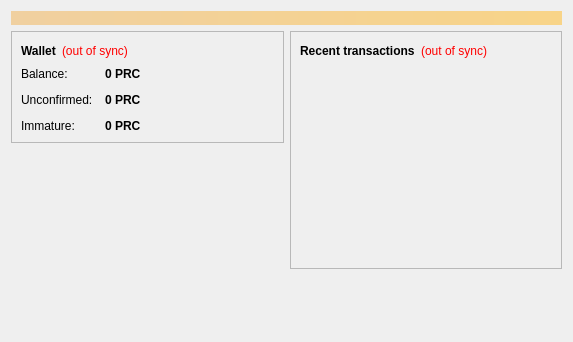
<?xml version="1.0" encoding="UTF-8"?>
<ui version="4.0">
 <class>OverviewPage</class>
 <widget class="QWidget" name="OverviewPage">
  <property name="geometry">
   <rect>
    <x>0</x>
    <y>0</y>
    <width>573</width>
    <height>342</height>
   </rect>
  </property>
  <property name="windowTitle">
   <string>Form</string>
  </property>
  <layout class="QVBoxLayout" name="topLayout">
   <item>
    <widget class="QLabel" name="labelAlerts">
     <property name="visible">
      <bool>false</bool>
     </property>
     <property name="styleSheet">
      <string notr="true">background-color: qlineargradient(x1: 0, y1: 0, x2: 1, y2: 0, stop:0 #F0D0A0, stop:1 #F8D488); color:#000000;</string>
     </property>
     <property name="wordWrap">
      <bool>true</bool>
     </property>
     <property name="margin">
      <number>3</number>
     </property>
    </widget>
   </item>
   <item>
    <layout class="QHBoxLayout" name="horizontalLayout" stretch="1,1">
     <item>
      <layout class="QVBoxLayout" name="verticalLayout_2">
       <item>
        <widget class="QFrame" name="frame">
         <property name="frameShape">
          <enum>QFrame::StyledPanel</enum>
         </property>
         <property name="frameShadow">
          <enum>QFrame::Raised</enum>
         </property>
         <layout class="QVBoxLayout" name="verticalLayout_4">
          <item>
           <layout class="QHBoxLayout" name="horizontalLayout_4">
            <item>
             <widget class="QLabel" name="label_5">
              <property name="font">
               <font>
                <weight>75</weight>
                <bold>true</bold>
               </font>
              </property>
              <property name="text">
               <string>Wallet</string>
              </property>
             </widget>
            </item>
            <item>
             <widget class="QLabel" name="labelWalletStatus">
              <property name="toolTip">
               <string>The displayed information may be out of date. Your wallet automatically synchronizes with the Parrotcoin network after a connection is established, but this process has not completed yet.</string>
              </property>
              <property name="styleSheet">
               <string notr="true">QLabel { color: red; }</string>
              </property>
              <property name="text">
               <string notr="true">(out of sync)</string>
              </property>
              <property name="alignment">
               <set>Qt::AlignLeading|Qt::AlignLeft|Qt::AlignVCenter</set>
              </property>
             </widget>
            </item>
            <item>
             <spacer name="horizontalSpacer_2">
              <property name="orientation">
               <enum>Qt::Horizontal</enum>
              </property>
              <property name="sizeHint" stdset="0">
               <size>
                <width>40</width>
                <height>20</height>
               </size>
              </property>
             </spacer>
            </item>
           </layout>
          </item>
          <item>
           <layout class="QFormLayout" name="formLayout_2">
            <property name="fieldGrowthPolicy">
             <enum>QFormLayout::AllNonFixedFieldsGrow</enum>
            </property>
            <property name="horizontalSpacing">
             <number>12</number>
            </property>
            <property name="verticalSpacing">
             <number>12</number>
            </property>
            <item row="0" column="0">
             <widget class="QLabel" name="label">
              <property name="text">
               <string>Balance:</string>
              </property>
             </widget>
            </item>
            <item row="0" column="1">
             <widget class="QLabel" name="labelBalance">
              <property name="font">
               <font>
                <weight>75</weight>
                <bold>true</bold>
               </font>
              </property>
              <property name="cursor">
               <cursorShape>IBeamCursor</cursorShape>
              </property>
              <property name="toolTip">
               <string>Your current balance</string>
              </property>
              <property name="text">
               <string notr="true">0 PRC</string>
              </property>
              <property name="textInteractionFlags">
               <set>Qt::LinksAccessibleByMouse|Qt::TextSelectableByKeyboard|Qt::TextSelectableByMouse</set>
              </property>
             </widget>
            </item>
            <item row="1" column="0">
             <widget class="QLabel" name="label_3">
              <property name="text">
               <string>Unconfirmed:</string>
              </property>
             </widget>
            </item>
            <item row="1" column="1">
             <widget class="QLabel" name="labelUnconfirmed">
              <property name="font">
               <font>
                <weight>75</weight>
                <bold>true</bold>
               </font>
              </property>
              <property name="cursor">
               <cursorShape>IBeamCursor</cursorShape>
              </property>
              <property name="toolTip">
               <string>Total of transactions that have yet to be confirmed, and do not yet count toward the current balance</string>
              </property>
              <property name="text">
               <string notr="true">0 PRC</string>
              </property>
              <property name="textInteractionFlags">
               <set>Qt::LinksAccessibleByMouse|Qt::TextSelectableByKeyboard|Qt::TextSelectableByMouse</set>
              </property>
             </widget>
            </item>
            <item row="2" column="0">
             <widget class="QLabel" name="labelImmatureText">
              <property name="text">
               <string>Immature:</string>
              </property>
             </widget>
            </item>
            <item row="2" column="1">
             <widget class="QLabel" name="labelImmature">
              <property name="font">
               <font>
                <weight>75</weight>
                <bold>true</bold>
               </font>
              </property>
              <property name="toolTip">
               <string>Mined balance that has not yet matured</string>
              </property>
              <property name="text">
               <string notr="true">0 PRC</string>
              </property>
              <property name="textInteractionFlags">
               <set>Qt::LinksAccessibleByMouse|Qt::TextSelectableByKeyboard|Qt::TextSelectableByMouse</set>
              </property>
             </widget>
            </item>
           </layout>
          </item>
         </layout>
        </widget>
       </item>
       <item>
        <spacer name="verticalSpacer">
         <property name="orientation">
          <enum>Qt::Vertical</enum>
         </property>
         <property name="sizeHint" stdset="0">
          <size>
           <width>20</width>
           <height>40</height>
          </size>
         </property>
        </spacer>
       </item>
      </layout>
     </item>
     <item>
      <layout class="QVBoxLayout" name="verticalLayout_3">
       <item>
        <widget class="QFrame" name="frame_2">
         <property name="frameShape">
          <enum>QFrame::StyledPanel</enum>
         </property>
         <property name="frameShadow">
          <enum>QFrame::Raised</enum>
         </property>
         <layout class="QVBoxLayout" name="verticalLayout">
          <item>
           <layout class="QHBoxLayout" name="horizontalLayout_2">
            <item>
             <widget class="QLabel" name="label_4">
              <property name="text">
               <string>&lt;b&gt;Recent transactions&lt;/b&gt;</string>
              </property>
             </widget>
            </item>
            <item>
             <widget class="QLabel" name="labelTransactionsStatus">
              <property name="toolTip">
               <string>The displayed information may be out of date. Your wallet automatically synchronizes with the Parrotcoin network after a connection is established, but this process has not completed yet.</string>
              </property>
              <property name="styleSheet">
               <string notr="true">QLabel { color: red; }</string>
              </property>
              <property name="text">
               <string notr="true">(out of sync)</string>
              </property>
              <property name="alignment">
               <set>Qt::AlignRight|Qt::AlignTrailing|Qt::AlignVCenter</set>
              </property>
             </widget>
            </item>
            <item>
             <spacer name="horizontalSpacer">
              <property name="orientation">
               <enum>Qt::Horizontal</enum>
              </property>
              <property name="sizeHint" stdset="0">
               <size>
                <width>40</width>
                <height>20</height>
               </size>
              </property>
             </spacer>
            </item>
           </layout>
          </item>
          <item>
           <widget class="QListView" name="listTransactions">
            <property name="styleSheet">
             <string notr="true">QListView { background: transparent; }</string>
            </property>
            <property name="frameShape">
             <enum>QFrame::NoFrame</enum>
            </property>
            <property name="verticalScrollBarPolicy">
             <enum>Qt::ScrollBarAlwaysOff</enum>
            </property>
            <property name="horizontalScrollBarPolicy">
             <enum>Qt::ScrollBarAlwaysOff</enum>
            </property>
            <property name="selectionMode">
             <enum>QAbstractItemView::NoSelection</enum>
            </property>
           </widget>
          </item>
         </layout>
        </widget>
       </item>
       <item>
        <spacer name="verticalSpacer_2">
         <property name="orientation">
          <enum>Qt::Vertical</enum>
         </property>
         <property name="sizeHint" stdset="0">
          <size>
           <width>20</width>
           <height>40</height>
          </size>
         </property>
        </spacer>
       </item>
      </layout>
     </item>
    </layout>
   </item>
  </layout>
 </widget>
 <resources/>
 <connections/>
</ui>
